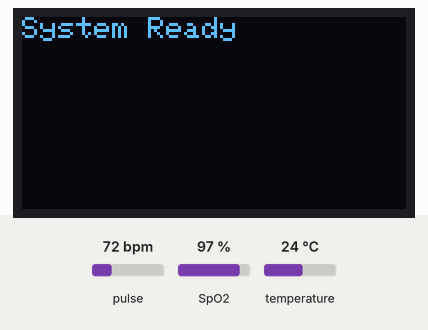
A sketch run on a simulated ESP32. Parts: 128×64 one-colour display. The test bench sets the inputs (shaded band); at power-on: temperature 24 °C, pulse 72 bpm, SpO2 97 %. WiFi joins after 1.5 s; servers stay silent unless stated; web services answer with replies made up by the test bench; what the sketch prints to the serial monitor is not drawn.

Above: at 9.2 s.
At 12.3 s:
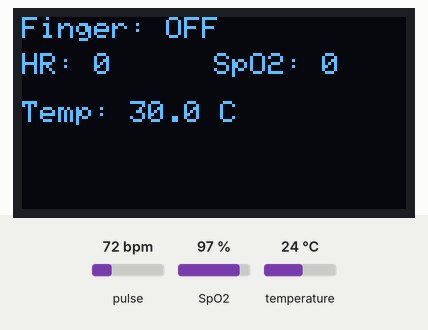
12.4 s: temperature set to 12 °C
At 15.5 s:
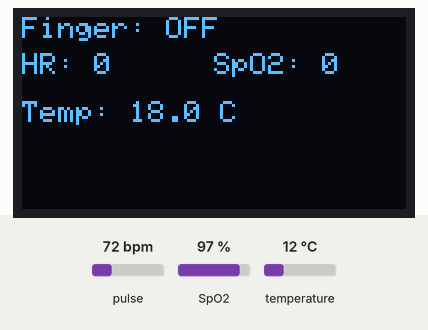
15.8 s: temperature set to 19 °C
At 18.3 s:
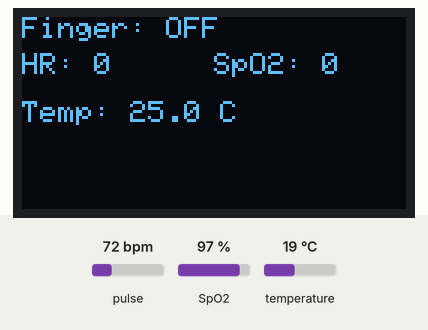
18.6 s: temperature set to 28 °C
At 20.8 s:
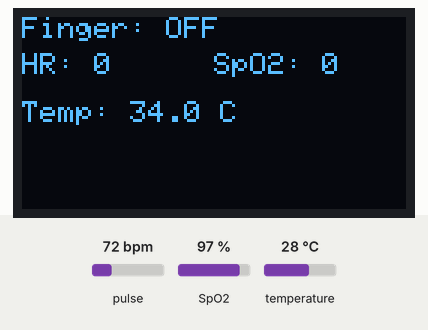
Timing chart, 0 to 22.3 s (numbered marks = the images above; inputs shaded):
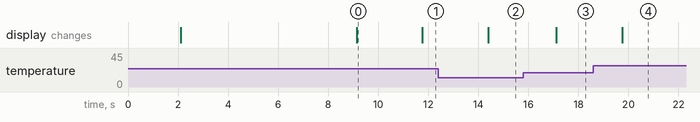

Measured:
- after the input at 12.4 s, the display: changes after 2.0 s (image 2)
- after the input at 15.8 s, the display: changes after 1.3 s (image 3)
- after the input at 18.6 s, the display: changes after 1.2 s (image 4)
- what the display in image 0 shows lasts 2.6 s, from 9.2 s to 11.8 s

The sketch:

wearable_health.ino
```cpp
#include <Wire.h>

/******** WiFi + ThingSpeak ********/
#include <WiFi.h>
#include <HTTPClient.h>

const char* WIFI_SSID = "MH - Orange";
const char* WIFI_PASS = "zyx@2025";

const char* THINGSPEAK_API_KEY = "6GSSVTVPFX4SAE87";
const char* THINGSPEAK_HOST = "http://api.thingspeak.com/update";

#define REPORTING_PERIOD_MS 15000
uint32_t lastSendMs = 0;

/******** MAX30105 ********/
#include "MAX30105.h"
#include "spo2_algorithm.h"
#include "heartRate.h"

/******** DS18B20 ********/
#include <OneWire.h>
#include <DallasTemperature.h>

/******** OLED ********/
#include <Adafruit_GFX.h>
#include <Adafruit_SSD1306.h>

/* ================= OLED ================= */
#define SCREEN_WIDTH 128
#define SCREEN_HEIGHT 64
#define OLED_RESET -1

TwoWire I2C_OLED = TwoWire(1);   // OLED bus: SDA=16, SCL=17
Adafruit_SSD1306 display(SCREEN_WIDTH, SCREEN_HEIGHT, &I2C_OLED, OLED_RESET);

/* ================= DS18B20 ================= */
#define ONE_WIRE_BUS 4
OneWire oneWire(ONE_WIRE_BUS);
DallasTemperature tempSensors(&oneWire);

float tempC = NAN;
uint32_t lastTempMs = 0;
#define TEMP_PERIOD_MS 1000

// Temperature calibration offset (+6 like you asked)
const float TEMP_OFFSET_C = 6.0;

/* ================= MAX30105 ================= */
MAX30105 particleSensor;

uint32_t irBuffer[100];
uint32_t redBuffer[100];
const int32_t bufferLength = 100;

int32_t spo2 = 0;
int8_t  validSPO2 = 0;

int32_t hr = 0;
int8_t  validHR = 0;

int hrAvg = 0;
int spO2Avg = 0;

/* Finger detection: dynamic baseline + delta */
uint32_t irBaseline = 0;               // measured at startup (no finger)
uint32_t FINGER_DELTA = 20000;         // start here; adjust if needed

// sanity limits
const int HR_MIN = 40;
const int HR_MAX = 200;
const int SPO2_MIN = 70;
const int SPO2_MAX = 100;

/* ================= UI timing ================= */
uint32_t lastOledMs = 0;
#define OLED_PERIOD_MS 250

/* ------------ WiFi ------------ */
void connectWiFi() {
  WiFi.mode(WIFI_STA);
  WiFi.begin(WIFI_SSID, WIFI_PASS);

  Serial.print("Connecting to WiFi");
  uint32_t start = millis();
  while (WiFi.status() != WL_CONNECTED && millis() - start < 20000) {
    Serial.print(".");
    delay(400);
  }
  Serial.println();

  if (WiFi.status() == WL_CONNECTED) {
    Serial.print("✅ WiFi connected. IP: ");
    Serial.println(WiFi.localIP());
  } else {
    Serial.println("⚠️ WiFi not connected. (Will keep trying in loop)");
  }
}

void ensureWiFi() {
  if (WiFi.status() != WL_CONNECTED) {
    connectWiFi();
  }
}

/* ------------ ThingSpeak send ------------ */
void sendToThingSpeak(int hrSend, int spo2Send, float tempSend) {
  if (WiFi.status() != WL_CONNECTED) {
    Serial.println("⚠️ Skip ThingSpeak: WiFi not connected.");
    return;
  }

  HTTPClient http;
  String url = String(THINGSPEAK_HOST)
             + "?api_key=" + THINGSPEAK_API_KEY
             + "&field1=" + String(hrSend)
             + "&field2=" + String(spo2Send)
             + "&field3=" + String(tempSend, 2);

  http.begin(url);
  int code = http.GET();
  String payload = http.getString();
  http.end();

  Serial.print("📡 ThingSpeak HTTP: ");
  Serial.print(code);
  Serial.print(" | Response: ");
  Serial.println(payload);
}

/* ------------ MAX30105 init ------------ */
void initMAX30105() {
  Serial.println("Initializing MAX30105...");
  if (!particleSensor.begin(Wire, I2C_SPEED_FAST)) {
    Serial.println("❌ MAX30105 not found. Check wiring/power/SDA/SCL.");
    while (1) delay(1000);
  }

  // Stable settings (good for SpO2 + Maxim HR)
  byte ledBrightness = 80;
  byte sampleAverage = 8;
  byte ledMode = 2;       // Red + IR
  byte sampleRate = 200;  // 200/8 ~ 25 effective sps
  int  pulseWidth = 411;  // best resolution
  int  adcRange = 4096;

  particleSensor.setup(ledBrightness, sampleAverage, ledMode, sampleRate, pulseWidth, adcRange);

  particleSensor.setPulseAmplitudeRed(0x2F);
  particleSensor.setPulseAmplitudeIR(0x2F);
  particleSensor.setPulseAmplitudeGreen(0);

  Serial.println("✅ MAX30105 ready.");
}

/* Measure baseline IR with NO finger */
void measureIRBaseline() {
  Serial.println("➡️ Remove finger... measuring IR baseline (3 seconds)...");
  uint64_t sum = 0;
  int count = 0;

  uint32_t start = millis();
  while (millis() - start < 3000) {
    particleSensor.check();
    if (particleSensor.available()) {
      sum += particleSensor.getIR();
      particleSensor.nextSample();
      count++;
    }
    delay(5);
  }

  if (count == 0) {
    irBaseline = 0;
    Serial.println("⚠️ Could not read IR for baseline.");
  } else {
    irBaseline = sum / (uint32_t)count;
    Serial.print("✅ IR baseline = ");
    Serial.println(irBaseline);
  }

  Serial.println("➡️ Now place finger on sensor...");
}

/* Fill initial buffer once */
void fillInitialBuffer() {
  Serial.println("Filling initial buffer (100 samples)...");
  for (int i = 0; i < 100; i++) {
    while (!particleSensor.available()) particleSensor.check();
    redBuffer[i] = particleSensor.getRed();
    irBuffer[i]  = particleSensor.getIR();
    particleSensor.nextSample();
  }
  Serial.println("Initial buffer filled ✅");
}

void computeHRSpO2() {
  maxim_heart_rate_and_oxygen_saturation(
    irBuffer, bufferLength, redBuffer,
    &spo2, &validSPO2, &hr, &validHR
  );
}

void shiftAndRead25() {
  for (int i = 25; i < 100; i++) {
    redBuffer[i - 25] = redBuffer[i];
    irBuffer[i - 25]  = irBuffer[i];
  }

  for (int i = 75; i < 100; i++) {
    while (!particleSensor.available()) particleSensor.check();
    redBuffer[i] = particleSensor.getRed();
    irBuffer[i]  = particleSensor.getIR();
    particleSensor.nextSample();
  }
}

bool fingerDetected(uint32_t lastIR) {
  if (irBaseline == 0) return false;
  return (lastIR > (irBaseline + FINGER_DELTA));
}

void smoothSignals(bool fingerOn) {
  if (!fingerOn) {
    hrAvg = 0;
    spO2Avg = 0;
    return;
  }

  if (validHR == 1 && hr >= HR_MIN && hr <= HR_MAX) {
    hrAvg = (hrAvg == 0) ? hr : (hrAvg + hr) / 2;
  }

  if (validSPO2 == 1 && spo2 >= SPO2_MIN && spo2 <= SPO2_MAX) {
    spO2Avg = (spO2Avg == 0) ? spo2 : (spO2Avg + spo2) / 2;
  }
}

/* ================= Setup ================= */
void setup() {
  Serial.begin(115200);
  delay(500);

  // WiFi
  connectWiFi();

  // I2C for MAX30105: SDA=21, SCL=22
  Wire.begin(21, 22);
  Wire.setClock(400000);

  // OLED on second I2C: SDA=16, SCL=17
  I2C_OLED.begin(16, 17);
  if (!display.begin(SSD1306_SWITCHCAPVCC, 0x3C)) {
    Serial.println("❌ OLED not found (addr 0x3C?)");
    while (1) delay(1000);
  }
  display.clearDisplay();
  display.setTextColor(WHITE);
  display.setTextSize(1);

  // Temp
  tempSensors.begin();

  // MAX30105 init + baseline
  initMAX30105();
  measureIRBaseline();

  // Prepare HR/SpO2 buffers
  fillInitialBuffer();
  computeHRSpO2();

  display.setCursor(0, 0);
  display.println("System Ready");
  display.display();
  delay(1000);

  Serial.println("✅ Running...");
  Serial.print("FINGER_DELTA = ");
  Serial.println(FINGER_DELTA);
}

/* ================= Loop ================= */
void loop() {
  // keep wifi alive
  ensureWiFi();

  // update MAX30105 data window
  shiftAndRead25();
  computeHRSpO2();

  uint32_t lastIR = irBuffer[99];
  bool fingerOn = fingerDetected(lastIR);
  smoothSignals(fingerOn);

  // Temperature (every 1 second)
  if (millis() - lastTempMs >= TEMP_PERIOD_MS) {
    tempSensors.requestTemperatures();
    tempC = tempSensors.getTempCByIndex(0);
    lastTempMs = millis();
  }

  float tempDisplay = (isnan(tempC) || tempC < -100) ? NAN : (tempC + TEMP_OFFSET_C);

  // Serial debug
  Serial.print("Finger=");
  Serial.print(fingerOn ? "ON " : "OFF");
  Serial.print(" IR=");
  Serial.print(lastIR);
  Serial.print(" base=");
  Serial.print(irBaseline);
  Serial.print(" | HR=");
  Serial.print(hrAvg);
  Serial.print(" | SpO2=");
  Serial.print(spO2Avg);
  Serial.print(" | Temp=");
  if (isnan(tempDisplay)) Serial.println("N/A");
  else { Serial.print(tempDisplay, 2); Serial.println(" C"); }

  // OLED
  if (millis() - lastOledMs >= OLED_PERIOD_MS) {
    display.clearDisplay();

    display.setCursor(0, 0);
    display.print("Finger: ");
    display.print(fingerOn ? "ON" : "OFF");

    display.setCursor(0, 12);
    display.print("HR: ");
    display.print(hrAvg);

    display.setCursor(64, 12);
    display.print("SpO2: ");
    display.print(spO2Avg);

    display.setCursor(0, 28);
    display.print("Temp: ");
    if (isnan(tempDisplay)) display.print("N/A");
    else display.print(tempDisplay, 1);
    display.print(" C");

    display.display();
    lastOledMs = millis();
  }

  // ThingSpeak (every 15 seconds)
  if (millis() - lastSendMs >= REPORTING_PERIOD_MS) {
    int hrSend = fingerOn ? hrAvg : 0;
    int spSend = fingerOn ? spO2Avg : 0;

    // If temp invalid, send -127 (common DS18B20 error marker)
    float tSend = isnan(tempDisplay) ? -127.0 : tempDisplay;

    sendToThingSpeak(hrSend, spSend, tSend);
    lastSendMs = millis();
  }

  delay(5);
}
```
